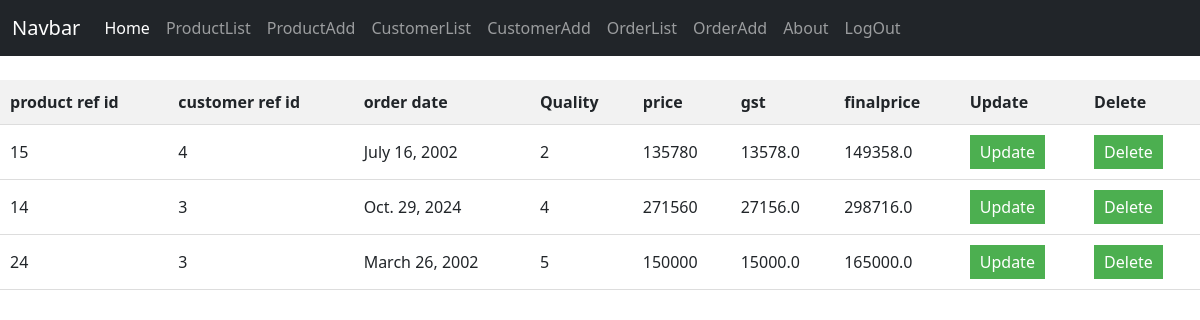
The page /order/orderlist/ on the database its author committed.
### order/models.py (models this page shows)
class order(models.Model):
    product_ref = models.ForeignKey('product.product',on_delete=models.SET_NULL,null=True)
    customer_ref = models.ForeignKey('customer.customer',on_delete=models.CASCADE,null=True)
    order_date = models.DateField(null=True)
    quality = models.IntegerField(default=0)
    price = models.IntegerField(default=0)
    gst = models.FloatField(default=0)
    final_price = models.FloatField(default=0)

### order/views.py (the view)
# urls.py: path('orderlist/', orderlist, name='order_list'),
def orderlist(request):
    data={"odrlist":order.objects.all()}
    print(data)
    return render(request,'orderlist.html',data)

### Frontend/templates/orderlist.html (shortened to what this page needs)
{% extends 'base.html' %} {% block content %}
<br />
<table>
  <tr>
    <th>product ref id</th>
    <th>customer ref id</th>
    <th>order date</th>
    <th>Quality</th>
    <th>price</th>
    <th>gst</th>
    <th>finalprice</th>
    <th>Update</th>
    <th>Delete</th>
  </tr>
  {% for i in odrlist %}
  <tr>
    <td>{{ i.product_ref_id}}</td>
    <td>{{ i.customer_ref_id}}</td>
    <td>{{ i.order_date}}</td>
    <td>{{ i.quality }}</td>
    <td>{{ i.price }}</td>
    <td>{{ i.gst }}</td>
    <td>{{ i.final_price }}</td>
    <td>
      <a href="{% url 'odr_update' i.id %}">
        <button>Update</button>
      </a>
    </td>
    <td>
      <a href="{% url 'odr_delete' i.id %}">
        <button>Delete</button>
      </a>
    </td>
  </tr>
  {% endfor %}
</table>
{% endblock %}

### Frontend/templates/orderlist.html (style rules this page uses)
table { width: 100%; border-collapse: collapse; }
th, td { padding: 10px; text-align: left; border-bottom: 1px solid #ddd; }
th { background-color: #f2f2f2; }
button { padding: 5px 10px; background-color: #4caf50; color: white; border: none; cursor: pointer; }
a { text-decoration: none; }

### rows shown on the page
order: product_ref_id "15", customer_ref_id "4", order_date "July 16, 2002", quality "2", price "135780", gst "13578.0", final_price "149358.0"
order: product_ref_id "14", customer_ref_id "3", order_date "Oct. 29, 2024", quality "4", price "271560", gst "27156.0", final_price "298716.0"
order: product_ref_id "24", customer_ref_id "3", order_date "March 26, 2002", quality "5", price "150000", gst "15000.0", final_price "165000.0"
